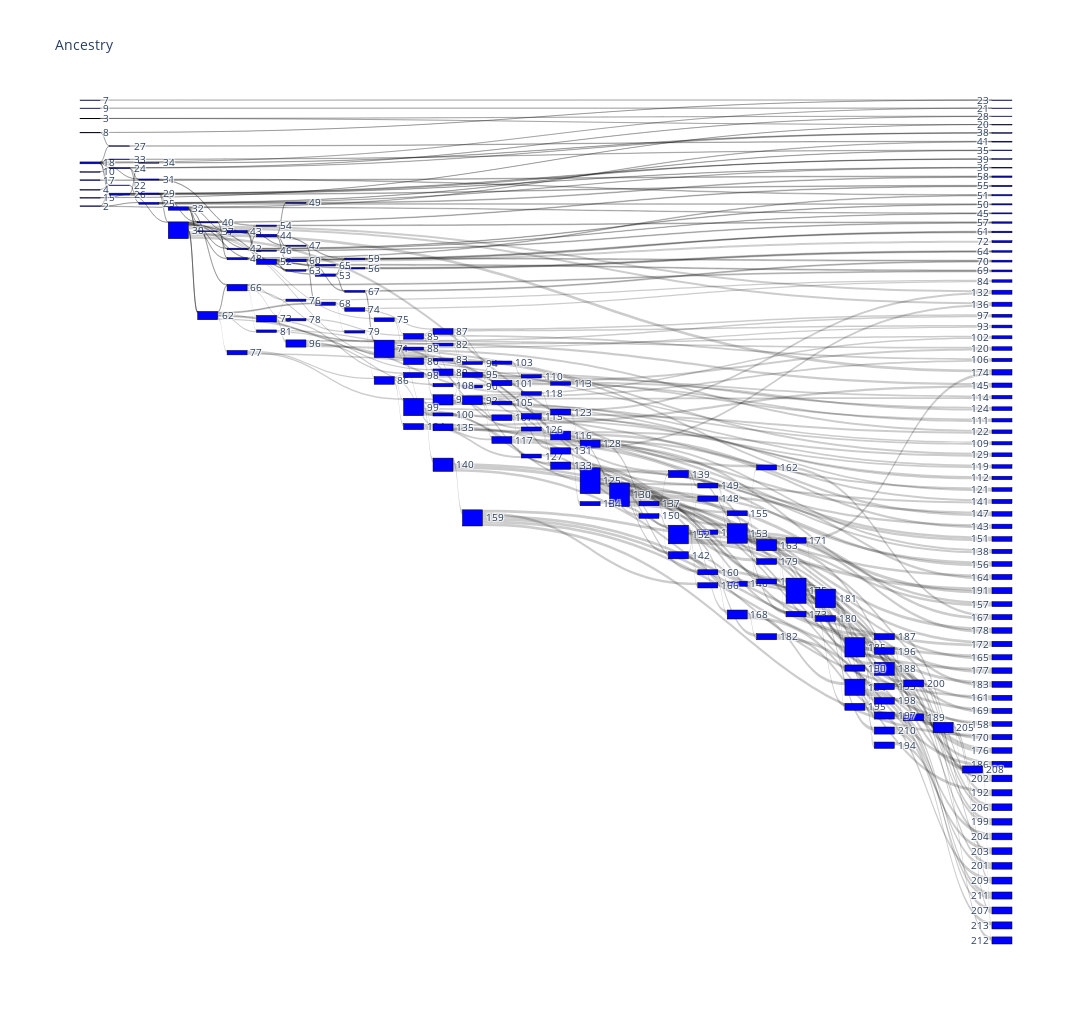

The code cell stored with this chart in its notebook:
### Code cell
fig = visualization.getAncestryGraph('3')
fig.show()

### Figure 1 — Plotly figure (JSON) as saved in the notebook; plotly's stock layout.template omitted (floating-point values rounded to 4 significant figures; data arrays with more than 128 entries replaced by an {"elided": "..."} marker saying what was removed)
{"data": [{"link": {"source": {"elided": "408 int values"}, "target": {"elided": "408 int values"}, "value": {"elided": "408 int values"}}, "node": {"color": "blue", "label": {"elided": "215 mixed values"}, "line": {"color": "black", "width": 0.5}, "pad": 15, "thickness": 20}, "orientation": "h", "type": "sankey"}], "layout": {"font": {"size": 10}, "height": 1024, "title": {"text": "Ancestry"}, "width": 2500}}
